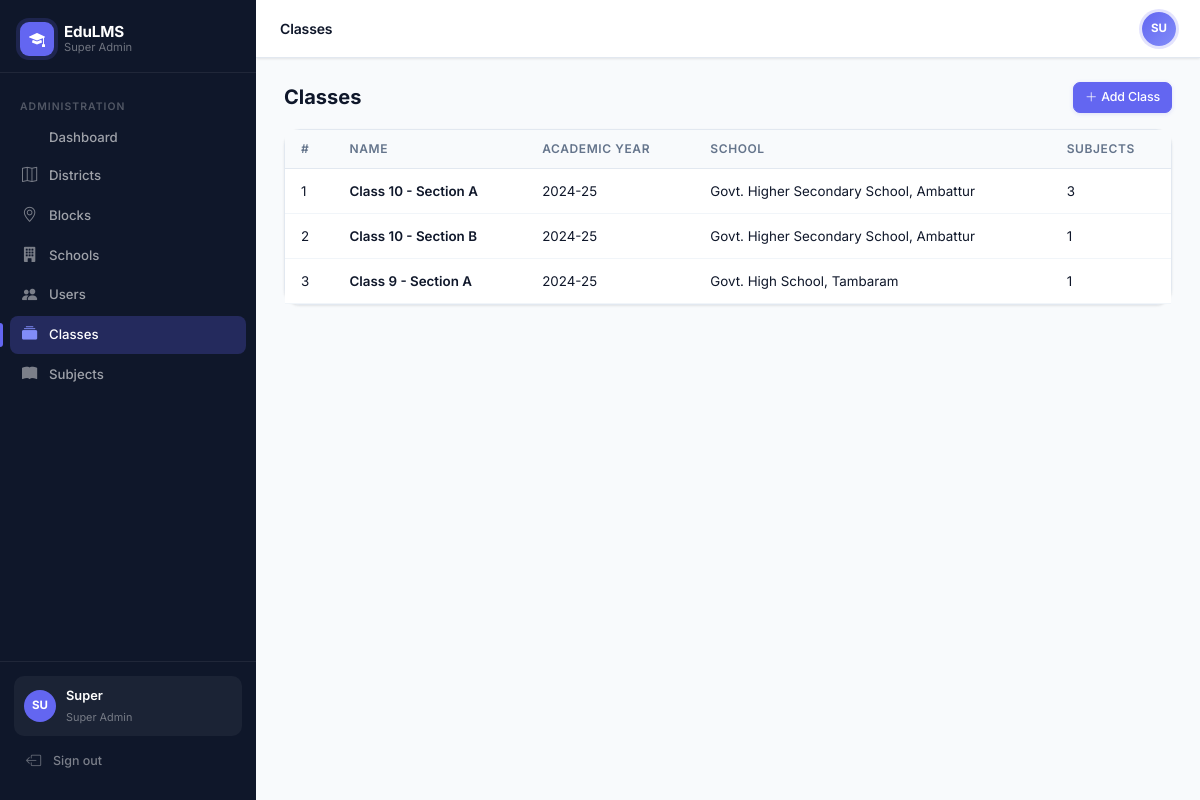
The page /admin/classes (signed in) on the database its author committed.
### app/models/user.py (models this page shows, shortened)
class User(UserMixin, db.Model):
    __tablename__ = 'users'
    id = db.Column(db.Integer, primary_key=True)
    username = db.Column(db.String(80), unique=True, nullable=False)
    password_hash = db.Column(db.String(256), nullable=False)
    full_name = db.Column(db.String(120), nullable=False)
    email = db.Column(db.String(120))
    phone = db.Column(db.String(20))
    role = db.Column(db.String(30), nullable=False)  # super_admin, district_admin, block_admin, school_admin, teacher, student, parent
    district_id = db.Column(db.Integer, db.ForeignKey('districts.id'), nullable=True)
    block_id = db.Column(db.Integer, db.ForeignKey('blocks.id'), nullable=True)
    school_id = db.Column(db.Integer, db.ForeignKey('schools.id'), nullable=True)
    is_active = db.Column(db.Boolean, default=True)
    created_at = db.Column(db.DateTime, default=datetime.utcnow)
    district = db.relationship('District', foreign_keys=[district_id])
    block = db.relationship('Block', foreign_keys=[block_id])
    school = db.relationship('School', foreign_keys=[school_id])

### app/models/academic.py (models this page shows)
class Class(db.Model):
    __tablename__ = 'classes'
    id = db.Column(db.Integer, primary_key=True)
    name = db.Column(db.String(100), nullable=False)
    academic_year = db.Column(db.String(20), nullable=False, default='2024-25')
    school_id = db.Column(db.Integer, db.ForeignKey('schools.id'), nullable=False)
    block_id = db.Column(db.Integer, db.ForeignKey('blocks.id'), nullable=False)
    district_id = db.Column(db.Integer, db.ForeignKey('districts.id'), nullable=False)
    is_active = db.Column(db.Boolean, default=True)
    school = db.relationship('School', backref='classes')
    subjects = db.relationship('Subject', backref='class_ref', lazy=True)

### app/models/hierarchy.py (models this page shows)
class School(db.Model):
    __tablename__ = 'schools'
    id = db.Column(db.Integer, primary_key=True)
    name = db.Column(db.String(120), nullable=False)
    block_id = db.Column(db.Integer, db.ForeignKey('blocks.id'), nullable=False)
    district_id = db.Column(db.Integer, db.ForeignKey('districts.id'), nullable=False)
    is_active = db.Column(db.Boolean, default=True)
    created_at = db.Column(db.DateTime, default=datetime.utcnow)

### app/routes/admin.py (the view, shortened to what this page needs)
@admin_bp.route('/classes', methods=['GET', 'POST'])
@login_required
@require_role('super_admin', 'school_admin')
def classes():
    if current_user.role == 'super_admin':
        classes = Class.query.filter_by(is_active=True).all()
    else:
        classes = Class.query.filter_by(school_id=current_user.school_id, is_active=True).all()
    schools = School.query.filter_by(is_active=True).all()
    return render_template('admin/classes.html', classes=classes, schools=schools)

### app/models/user.py (called while the page is built)
@login_manager.user_loader
def load_user(user_id):
    return User.query.get(int(user_id))

### app/services/rbac.py (called while the page is built)
def require_role(*roles):
    def decorator(f):
        @wraps(f)
        def decorated_function(*args, **kwargs):
            if not current_user.is_authenticated:
                return redirect(url_for('auth.login'))
            if current_user.role not in roles:
                abort(403)
            return f(*args, **kwargs)
        return decorated_function
    return decorator

### app/templates/admin/classes.html (shortened to what this page needs)
{% extends "base.html" %}
{% block page_title %}Classes{% endblock %}
{% block content %}
<div class="d-flex justify-content-between align-items-center mb-3">
    <h5 class="fw-bold mb-0">Classes</h5>
    <button class="btn btn-primary btn-sm" data-bs-toggle="modal" data-bs-target="#addModal"><i class="bi bi-plus-lg me-1"></i>Add Class</button>
</div>
<div class="card">
    <div class="card-body p-0">
        <table class="table table-hover mb-0">
            <thead class="table-light"><tr><th>#</th><th>Name</th><th>Academic Year</th><th>School</th><th>Subjects</th></tr></thead>
            <tbody>
            {% for c in classes %}
            <tr>
                <td>{{ c.id }}</td>
                <td class="fw-semibold">{{ c.name }}</td>
                <td>{{ c.academic_year }}</td>
                <td>{{ c.school.name }}</td>
                <td>{{ c.subjects|selectattr('is_active')|list|length }}</td>
            </tr>
            {% else %}
            <tr><td colspan="5" class="text-center text-muted py-4">No classes yet.</td></tr>
            {% endfor %}
            </tbody>
        </table>
    </div>
</div>
{% endblock %}

### app/templates/base.html (shortened to what this page needs)
<!DOCTYPE html>
<html lang="en">
<head>
    <link href="https://cdn.jsdelivr.net/npm/bootstrap@5.3.2/dist/css/bootstrap.min.css" rel="stylesheet">
    <link href="https://cdn.jsdelivr.net/npm/bootstrap-icons@1.11.3/font/bootstrap-icons.css" rel="stylesheet">
</head>
<body>
{% if current_user.is_authenticated %}
<nav id="sidebar">
    <div class="sidebar-brand">
        <div class="sidebar-brand-icon"><i class="bi bi-mortarboard-fill"></i></div>
        <div class="sidebar-brand-text">
            <strong>EduLMS</strong>
            <span>{{ current_user.role.replace('_',' ').title() }}</span>
        </div>
    </div>
    <div class="sidebar-nav">
    {% if current_user.role in ['super_admin','district_admin','block_admin','school_admin'] %}
        <div class="nav-section">Administration</div>
        <a href="{{ url_for('admin.dashboard') }}" class="nav-link {% if request.endpoint == 'admin.dashboard' %}active{% endif %}">
             Dashboard
        </a>
        {% if current_user.role == 'super_admin' %}
        <a href="{{ url_for('admin.districts') }}" class="nav-link {% if request.endpoint == 'admin.districts' %}active{% endif %}">
            <i class="bi bi-map"></i> Districts
        </a>
        <a href="{{ url_for('admin.blocks') }}" class="nav-link {% if request.endpoint == 'admin.blocks' %}active{% endif %}">
            <i class="bi bi-geo-alt"></i> Blocks
        </a>
        {% endif %}
        {% if current_user.role in ['super_admin','district_admin','block_admin'] %}
        <a href="{{ url_for('admin.schools') }}" class="nav-link {% if request.endpoint == 'admin.schools' %}active{% endif %}">
            <i class="bi bi-building-fill"></i> Schools
        </a>
        {% endif %}
        <a href="{{ url_for('admin.users') }}" class="nav-link {% if request.endpoint == 'admin.users' %}active{% endif %}">
            <i class="bi bi-people-fill"></i> Users
        </a>
        <a href="{{ url_for('admin.classes') }}" class="nav-link {% if request.endpoint == 'admin.classes' %}active{% endif %}">
            <i class="bi bi-collection-fill"></i> Classes
        </a>
        <a href="{{ url_for('admin.subjects') }}" class="nav-link {% if request.endpoint == 'admin.subjects' %}active{% endif %}">
            <i class="bi bi-book-fill"></i> Subjects
        </a>
    {% endif %}
    </div>
    <div class="sidebar-footer">
        <div class="sidebar-user">
            <div class="sidebar-avatar">{{ current_user.full_name[:2].upper() }}</div>
            <div class="sidebar-user-info">
                <strong>{{ current_user.full_name.split()[0] }}</strong>
                <span>{{ current_user.role.replace('_',' ').title() }}</span>
            </div>
        </div>
        <a href="{{ url_for('auth.logout') }}" class="nav-link" style="color:rgba(255,255,255,.45);font-size:.78rem;">
            <i class="bi bi-box-arrow-left"></i> Sign out
        </a>
    </div>
</nav>
<div id="main">
    <div id="topbar">
        <div class="d-flex align-items-center gap-3">
            <span class="topbar-title">{% block page_title %}{% endblock %}</span>
        </div>
        <div class="d-flex align-items-center gap-2">
            <div class="topbar-avatar">{{ current_user.full_name[:2].upper() }}</div>
        </div>
    </div>
    <div class="page-content">
        {% block content %}{% endblock %}
    </div>
</div>
{% else %}
{% block auth_content %}{% endblock %}
{% endif %}
</body>
</html>

### rows shown on the page
User: role.replace "Super Admin", full_name "SU", full_name "Super"
Class: id "1", name "Class 10 - Section A", academic_year "2024-25", school.name "Govt. Higher Secondary School, Ambattur", subjects|selectattr "3"
Class: id "2", name "Class 10 - Section B", academic_year "2024-25", school.name "Govt. Higher Secondary School, Ambattur", subjects|selectattr "1"
Class: id "3", name "Class 9 - Section A", academic_year "2024-25", school.name "Govt. High School, Tambaram", subjects|selectattr "1"
